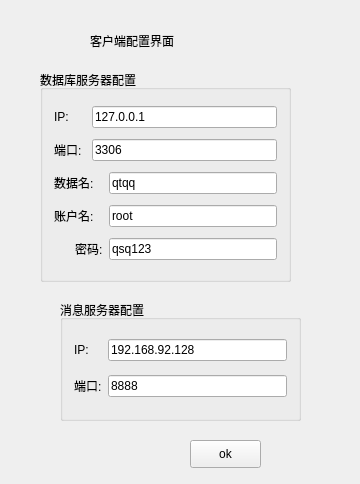
<?xml version="1.0" encoding="UTF-8"?>
<ui version="4.0">
 <class>ConfigurePage</class>
 <widget class="BasicWindow" name="ConfigurePage">
  <property name="geometry">
   <rect>
    <x>0</x>
    <y>0</y>
    <width>360</width>
    <height>484</height>
   </rect>
  </property>
  <property name="sizePolicy">
   <sizepolicy hsizetype="Fixed" vsizetype="Fixed">
    <horstretch>0</horstretch>
    <verstretch>0</verstretch>
   </sizepolicy>
  </property>
  <property name="minimumSize">
   <size>
    <width>360</width>
    <height>410</height>
   </size>
  </property>
  <property name="maximumSize">
   <size>
    <width>800</width>
    <height>600</height>
   </size>
  </property>
  <property name="windowTitle">
   <string>ConfigurePage</string>
  </property>
  <property name="styleSheet">
   <string notr="true">font: 16pt &quot;方正康体简体&quot;;</string>
  </property>
  <widget class="QPushButton" name="OkBtn">
   <property name="geometry">
    <rect>
     <x>190</x>
     <y>440</y>
     <width>71</width>
     <height>28</height>
    </rect>
   </property>
   <property name="text">
    <string>ok</string>
   </property>
  </widget>
  <widget class="QLabel" name="label">
   <property name="geometry">
    <rect>
     <x>90</x>
     <y>20</y>
     <width>241</width>
     <height>41</height>
    </rect>
   </property>
   <property name="styleSheet">
    <string notr="true">font: 16pt &quot;方正康体简体&quot;;</string>
   </property>
   <property name="text">
    <string>客户端配置界面</string>
   </property>
  </widget>
  <widget class="QGroupBox" name="groupBox">
   <property name="geometry">
    <rect>
     <x>40</x>
     <y>70</y>
     <width>251</width>
     <height>212</height>
    </rect>
   </property>
   <property name="styleSheet">
    <string notr="true">font: 12pt &quot;华光行楷_CNKI&quot;;</string>
   </property>
   <property name="title">
    <string>数据库服务器配置</string>
   </property>
   <layout class="QGridLayout" name="gridLayout">
    <item row="0" column="0">
     <widget class="QLabel" name="label_2">
      <property name="text">
       <string>IP:</string>
      </property>
     </widget>
    </item>
    <item row="0" column="2" colspan="2">
     <widget class="QLineEdit" name="dbIP">
      <property name="text">
       <string>127.0.0.1</string>
      </property>
     </widget>
    </item>
    <item row="1" column="0" colspan="2">
     <widget class="QLabel" name="label_3">
      <property name="text">
       <string>端口:</string>
      </property>
     </widget>
    </item>
    <item row="1" column="2" colspan="2">
     <widget class="QLineEdit" name="dbPort">
      <property name="text">
       <string>3306</string>
      </property>
     </widget>
    </item>
    <item row="2" column="0" colspan="3">
     <widget class="QLabel" name="label_7">
      <property name="text">
       <string>数据名:</string>
      </property>
     </widget>
    </item>
    <item row="2" column="3">
     <widget class="QLineEdit" name="dbName">
      <property name="text">
       <string>qtqq</string>
      </property>
     </widget>
    </item>
    <item row="3" column="0" colspan="3">
     <widget class="QLabel" name="label_6">
      <property name="text">
       <string>账户名:</string>
      </property>
     </widget>
    </item>
    <item row="3" column="3">
     <widget class="QLineEdit" name="dbUser">
      <property name="text">
       <string>root</string>
      </property>
     </widget>
    </item>
    <item row="4" column="1" colspan="2">
     <widget class="QLabel" name="label_8">
      <property name="text">
       <string>密码:</string>
      </property>
     </widget>
    </item>
    <item row="4" column="3">
     <widget class="QLineEdit" name="dbPassCode">
      <property name="text">
       <string>qsq123</string>
      </property>
     </widget>
    </item>
   </layout>
  </widget>
  <widget class="QGroupBox" name="groupBox_2">
   <property name="geometry">
    <rect>
     <x>60</x>
     <y>300</y>
     <width>241</width>
     <height>121</height>
    </rect>
   </property>
   <property name="styleSheet">
    <string notr="true">font: 12pt &quot;华光行楷_CNKI&quot;;</string>
   </property>
   <property name="title">
    <string>消息服务器配置</string>
   </property>
   <layout class="QGridLayout" name="gridLayout_2">
    <item row="0" column="0">
     <widget class="QLabel" name="label_4">
      <property name="text">
       <string>IP:</string>
      </property>
     </widget>
    </item>
    <item row="0" column="1">
     <widget class="QLineEdit" name="MessageIP">
      <property name="text">
       <string>192.168.92.128</string>
      </property>
     </widget>
    </item>
    <item row="1" column="0">
     <widget class="QLabel" name="label_5">
      <property name="text">
       <string>端口:</string>
      </property>
     </widget>
    </item>
    <item row="1" column="1">
     <widget class="QLineEdit" name="MessagePort">
      <property name="text">
       <string>8888</string>
      </property>
     </widget>
    </item>
   </layout>
  </widget>
 </widget>
 <layoutdefault spacing="6" margin="11"/>
 <customwidgets>
  <customwidget>
   <class>BasicWindow</class>
   <extends>QWidget</extends>
   <header>basicwindow.h</header>
   <container>1</container>
  </customwidget>
 </customwidgets>
 <resources/>
 <connections/>
</ui>
